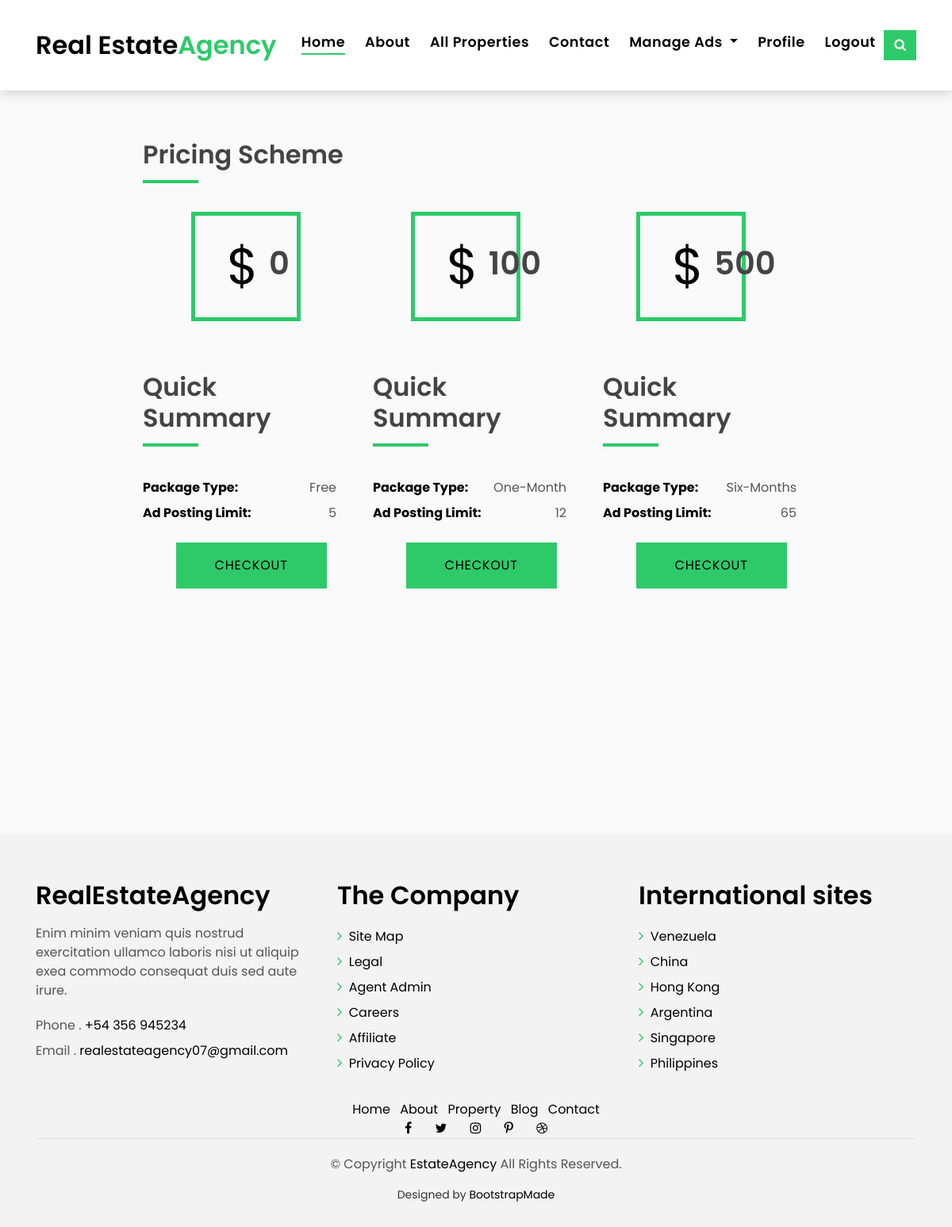
/payment/pricing-table/ (signed in), run on the app's committed database.
### payment/models.py (models this page shows, shortened)
class package(models.Model):
    Pack_TYPE = [
        ('Free','Free'),
        ('One-Month', 'One Month'),
        ('Six-Months', 'Six Months'),
    ]
    package_type = models.CharField(max_length = 10,choices = Pack_TYPE,)
    price = models.IntegerField(default = 0)
    ad_posting_limit = models.IntegerField(default = 0)

### payment/views.py (the view)
# urls.py: path('pricing-table/',views.PricingTableView, name='pricing-table'),
@login_required
def PricingTableView(request):
    if request.user.customer.Type == 'SL':
        context={}
        flag = True
        try:
            user_sub = UserSubscription.objects.get(name=request.user)
            flag = False
        except:
            flag = True
        context = {
            'package' : package.objects.all(),
            'flag' : flag,
            'key' : settings.STRIPE_PUBLISHABLE_KEY
        }
        return render(request,'payment/pricing-table.html',context)

### templates/payment/pricing-table.html (shortened to what this page needs)
{% extends "realestate/base.html" %}
{% load static %}
{% load crispy_forms_tags %}
{% block content %}
  <section class="intro-single_custom">
  <div style=" padding-left: 15%; padding-right: 15%; padding-bottom: 15%;">
  <div class="">
    <div class="title-box-d">
      <h3 class="title-d">Pricing Scheme</h3>
    </div>
    <div class="row justify-content-between">
    {% for pack in package %}
        <div class="col-md-5 col-lg-4">
          <div class="property-price d-flex justify-content-center foo">
            <div class="card-header-c d-flex">
              <div class="card-box-ico">
                <span class="ion-money">$</span>
              </div>
              <div class="card-title-c align-self-center">
                <h5 class="title-c">{{pack.price}}</h5>
              </div>
            </div>
          </div>
          <div class="property-summary">
            <div class="row">
              <div class="col-sm-12">
                <div class="title-box-d section-t4">
                  <h3 class="title-d">Quick Summary</h3>
                </div>
              </div>
            </div>
            <div class="summary-list">
              <ul class="list">
                <li class="d-flex justify-content-between">
                  <strong>Package Type:</strong>
                  <span>{{pack.package_type}}</span>
                </li>
                <li class="d-flex justify-content-between">
                    <strong>Ad Posting Limit:</strong>
                    <span>{{pack.ad_posting_limit}}</span>
                  </li>
              </ul>
            </div>
          </div>
          <div style="padding-left: 16%; padding-top: 8%; padding-bottom: 8%;">
            {% if pack.package_type == 'Free' %}
              {% if flag != False %}
                <a class="btn btn-b" href="{% url 'free-sub' pack.id %}">CHECKOUT</a>
              {% else %}
                <a class="btn btn-b" href="#" disabled>CHECKOUT</a>
              {% endif %}
            {% else %}
              <a class="btn btn-b" href="{% url 'checkout' pack.id %}" >CHECKOUT</a>
            {% endif %}
          </div>
        </div>
        {% endfor %}
    </div>
    </div>
 </div>
</section>
{% endblock %}

### static/css/style.css (style rules this page uses)
body { font-family: 'Poppins', sans-serif; color: #555555; }
h1, h2, h3, h4, h5, h6 { color: #000000; }
a { color: #000000; transition: all .5s ease; }
.section-t4 { padding-top: 4rem; }
.title-box-d { padding-bottom: 1.8rem; margin-bottom: 1rem; position: relative; }
.title-box-d .title-d { font-weight: 600; font-size: 2rem; }
.title-box-d .title-d:after { content: ''; position: absolute; width: 70px; height: 4px; background-color: #2eca6a; bottom: 20px; left: 0; }
.intro-single_custom { padding: 6rem 0 3rem; }
.property-price { margin: 0 auto; }
.property-price .card-header-c { padding: 0; }
.summary-list { padding-right: 1rem; color: #000000; }
.summary-list .list { padding: 0; line-height: 2; }
.summary-list .list span { color: #555555; }
.card-header-c { padding: 0 1rem 1rem 1rem; }
.card-box-ico { padding: 1rem 3rem 1rem 2.5rem; border: 5px solid #2eca6a; }
.card-box-ico span { font-size: 4rem; color: #000000; }
.title-c { font-size: 2.5rem; font-weight: 600; margin-left: -40px; }
.btn { transition: .5s ease; }
.btn.btn-a, .btn.btn-b { border-radius: 0; padding: 1rem 3rem; letter-spacing: .05rem; }
.btn.btn-b { background-color: #2eca6a; color: #000000; }
@media (min-width: 768px) { .title-c { font-size: 1.8rem; } }
@media (min-width: 992px) { .title-c { font-size: 2.5rem; } }

### static/css/main.css (style rules this page uses)
body { background: #fafafa; color: #333333; margin-top: 5rem; }
h1, h2, h3, h4, h5, h6 { color: #444444; }
ul { margin: 0; }

### data on the page
package: price "0", package_type "Free", ad_posting_limit "5", shows "CHECKOUT"
package: price "100", package_type "One-Month", ad_posting_limit "12", shows "CHECKOUT"
package: price "500", package_type "Six-Months", ad_posting_limit "65", shows "CHECKOUT"
